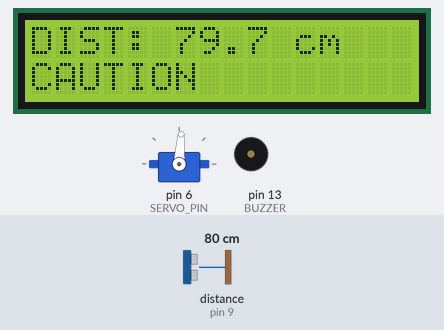
A sketch run on a simulated Arduino Uno, built with avr-gcc and run on an emulated ATmega328P. Parts: 16×2 character LCD, servo, buzzer (waves = sounding). Wiring (inferred from the names in the program): ultrasonic range finder: trigger pin 8; echo pin 9. The inputs (shaded band) are chosen by the test bench; at power-on: distance to the obstacle (sensor on pin 9) 80 cm. The echo pulse lasts 58.3 µs per cm; what the sketch prints to the serial monitor is not drawn.

Above: at 2.7 s.
2.8 s: distance to the obstacle (sensor on pin 9) set to 2 cm
At 2.98 s:
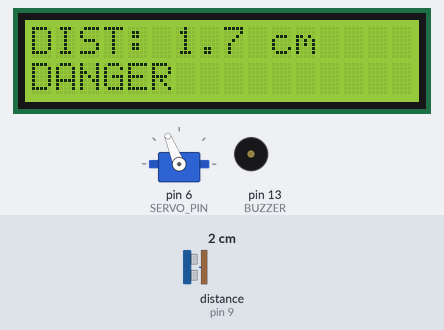
5.2 s: distance to the obstacle (sensor on pin 9) set to 250 cm
At 5.48 s:
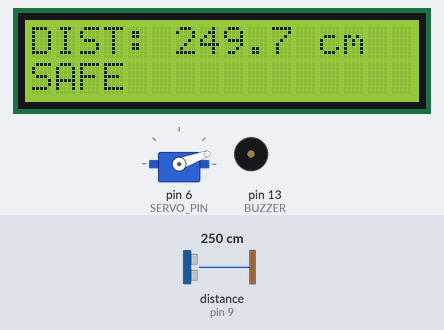
7.7 s: distance to the obstacle (sensor on pin 9) set to 4 cm
At 8.23 s:
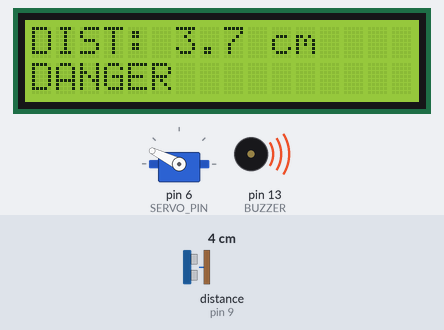
10.7 s: distance to the obstacle (sensor on pin 9) set to 18 cm
At 10.98 s:
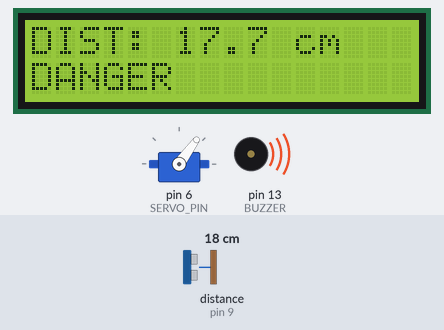
13.7 s: distance to the obstacle (sensor on pin 9) set to 60 cm
At 14.06 s:
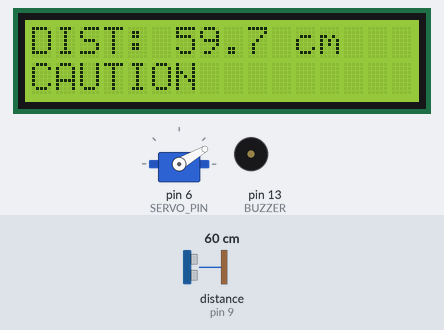
Timing chart, 0 to 22.8 s (numbered marks = the images above; inputs shaded):
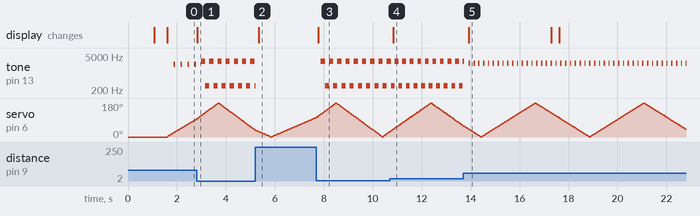

The sketch:

UltraSonic.ino
```cpp
#include <LiquidCrystal.h>
#include <Servo.h>

// =====================================
// CONFIGURACION
// =====================================

// LCD
LiquidCrystal lcd(12, 10, 5, 4, 3, 2);

// SENSOR ULTRASONICO
#define TRIG 8
#define ECHO 9

// BUZZER
#define BUZZER 13

// SERVO
#define SERVO_PIN 6

Servo radarServo;

// =====================================
// CONFIGURACION DEL RADAR
// =====================================

const int ANGULO_MINIMO = 0;
const int ANGULO_MAXIMO = 180;

const int PASO_ANGULO = 2;

// Tiempo para estabilizar el servo
const int TIEMPO_SERVO = 15;

// =====================================
// CONFIGURACION DE DISTANCIA
// =====================================

const float DISTANCIA_MAXIMA = 200.0;
const float DISTANCIA_PELIGRO = 40.0;

// =====================================
// VARIABLES
// =====================================

float distancia = -1;

int angulo = ANGULO_MINIMO;
int direccion = 1;

unsigned long ultimoPitido = 0;

int modoActual = -1;

bool tonoAgudo = false;

// =====================================
// INICIALIZACION
// =====================================

void setup() {

  pinMode(TRIG, OUTPUT);
  pinMode(ECHO, INPUT);
  pinMode(BUZZER, OUTPUT);

  // Inicializar LCD
  lcd.begin(16, 2);

  // Comunicacion con Processing
  Serial.begin(9600);

  // Inicializar servo
  radarServo.attach(SERVO_PIN);

  radarServo.write(ANGULO_MINIMO);

  digitalWrite(TRIG, LOW);

  lcd.setCursor(0, 0);
  lcd.print("D-METER SYSTEM");

  lcd.setCursor(0, 1);
  lcd.print("Iniciando...");

  delay(1000);

  lcd.clear();

  delay(500);
}

// =====================================
// MEDIR DISTANCIA
// =====================================

float medirDistancia() {

  digitalWrite(TRIG, LOW);
  delayMicroseconds(2);

  digitalWrite(TRIG, HIGH);
  delayMicroseconds(10);

  digitalWrite(TRIG, LOW);

  unsigned long duracion = pulseIn(ECHO, HIGH, 25000);

  if (duracion == 0) {
    return -1;
  }

  float resultado = (duracion * 0.0343) / 2.0;

  if (resultado <= 0 || resultado > 400) {
    return -1;
  }

  return resultado;
}

// =====================================
// ACTUALIZAR LCD
// =====================================

void actualizarLCD() {

  lcd.setCursor(0, 0);

  if (distancia < 0) {

    lcd.print("DIST: NO ECHO   ");

  } else {

    lcd.print("DIST: ");
    lcd.print(distancia, 1);
    lcd.print(" cm     ");
  }

  lcd.setCursor(0, 1);

  if (distancia < 0) {

    lcd.print("NO SIGNAL       ");

  } else if (distancia <= DISTANCIA_PELIGRO) {

    lcd.print("DANGER          ");

  } else if (distancia <= DISTANCIA_MAXIMA) {

    lcd.print("CAUTION         ");

  } else {

    lcd.print("SAFE            ");
  }
}

// =====================================
// CONTROL DEL BUZZER
// =====================================

void actualizarBuzzer() {

  int nuevoModo;

  if (distancia < 0) {

    nuevoModo = 0;

  } else if (distancia <= DISTANCIA_PELIGRO) {

    nuevoModo = 2;

  } else if (distancia <= DISTANCIA_MAXIMA) {

    nuevoModo = 1;

  } else {

    nuevoModo = 0;
  }

  // Detectar cambio de modo

  if (nuevoModo != modoActual) {

    noTone(BUZZER);

    modoActual = nuevoModo;

    ultimoPitido = millis();

    tonoAgudo = false;
  }

  unsigned long ahora = millis();

  // MODO 0: SILENCIO

  if (modoActual == 0) {

    noTone(BUZZER);

    return;
  }

  // MODO 2: PELIGRO
  // Alternancia rapida de tonos

  if (modoActual == 2) {

    if (ahora - ultimoPitido >= 150) {

      ultimoPitido = ahora;

      tonoAgudo = !tonoAgudo;

      if (tonoAgudo) {

        tone(BUZZER, 3000);

      } else {

        tone(BUZZER, 300);
      }
    }

    return;
  }

  // MODO 1: ALERTA PROGRESIVA

  if (modoActual == 1) {

    int intervalo = map(
      (int)distancia,
      40,
      200,
      80,
      900
    );

    int frecuencia = map(
      (int)distancia,
      40,
      200,
      2800,
      500
    );

    intervalo = constrain(intervalo, 80, 900);

    frecuencia = constrain(frecuencia, 500, 2800);

    if (ahora - ultimoPitido >= (unsigned long)intervalo) {

      ultimoPitido = ahora;

      tone(BUZZER, frecuencia, 55);
    }
  }
}

// =====================================
// ENVIAR DATOS A PROCESSING
// =====================================

void enviarDatos() {

  // Formato: ANGULO,DISTANCIA

  Serial.print(angulo);
  Serial.print(",");

  if (distancia < 0) {

    Serial.println(-1.0, 1);

  } else {

    Serial.println(distancia, 1);
  }
}

// =====================================
// CONTROL DEL SERVO
// =====================================

void controlarServo() {

  // Mover servo al angulo actual

  radarServo.write(angulo);

  // Esperar a que se estabilice

  delay(TIEMPO_SERVO);

  // Medir distancia en esa posicion

  distancia = medirDistancia();

  // Enviar angulo y distancia

  enviarDatos();

  // Actualizar LCD y alarma

  actualizarLCD();

  actualizarBuzzer();

  // Preparar siguiente angulo

  angulo += PASO_ANGULO * direccion;

  // Llegar a 180 grados

  if (angulo >= ANGULO_MAXIMO) {

    angulo = ANGULO_MAXIMO;

    direccion = -1;
  }

  // Volver a 0 grados

  else if (angulo <= ANGULO_MINIMO) {

    angulo = ANGULO_MINIMO;

    direccion = 1;
  }
}

// =====================================
// LOOP PRINCIPAL
// =====================================

void loop() {

  controlarServo();
}
```

Measured:
- after the input at 2.8 s, the display: changes at once (image 1)
- after the input at 5.2 s, the display: changes after 0.13 s (image 2)
- after the input at 7.7 s, tone on pin 13 (BUZZER): alternates 3000 Hz for 0.17 s and 300 Hz for 0.17 s, starting after 0.19 s; the display: changes after 0.07 s (image 3)
- after the input at 10.7 s, the display: changes after 0.14 s (image 4)
- after the input at 13.7 s, tone on pin 13 (BUZZER): alternates 2527 Hz for 0.06 s and silent for 0.14 s, starting at once; the display: changes after 0.22 s (image 5)
